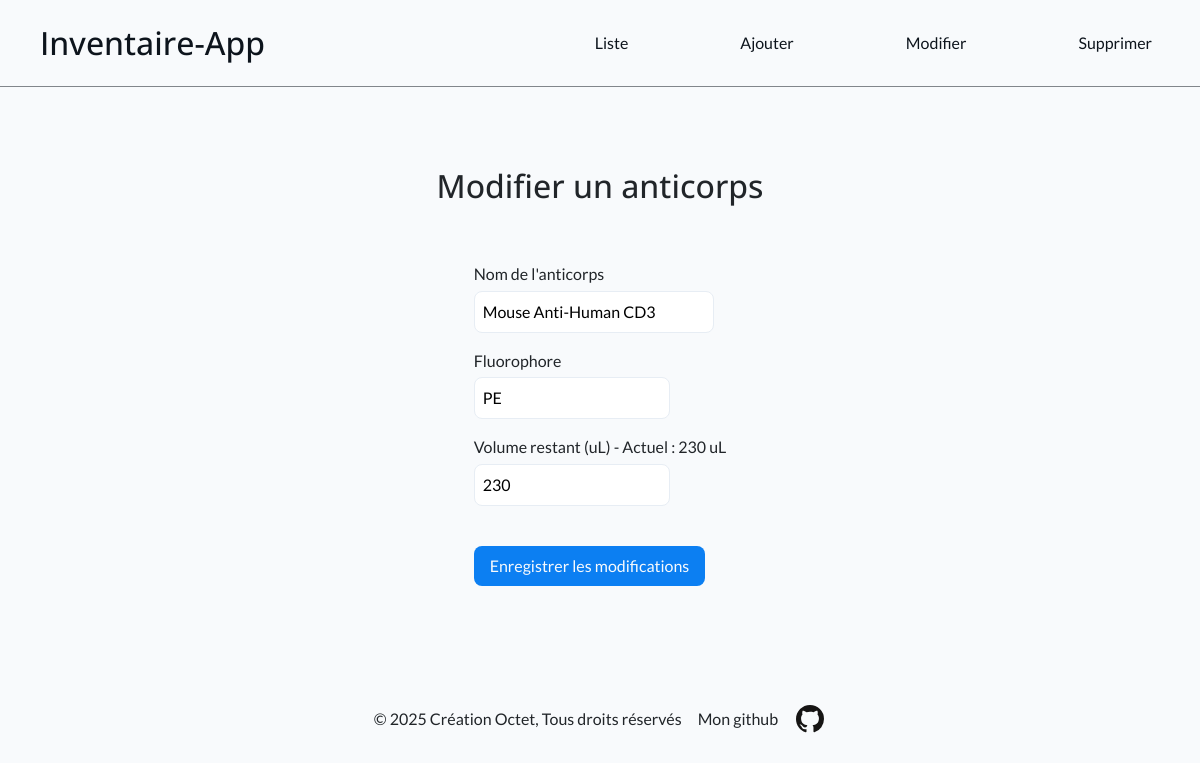
The app's page /api/modifier.php?id=2, older data.
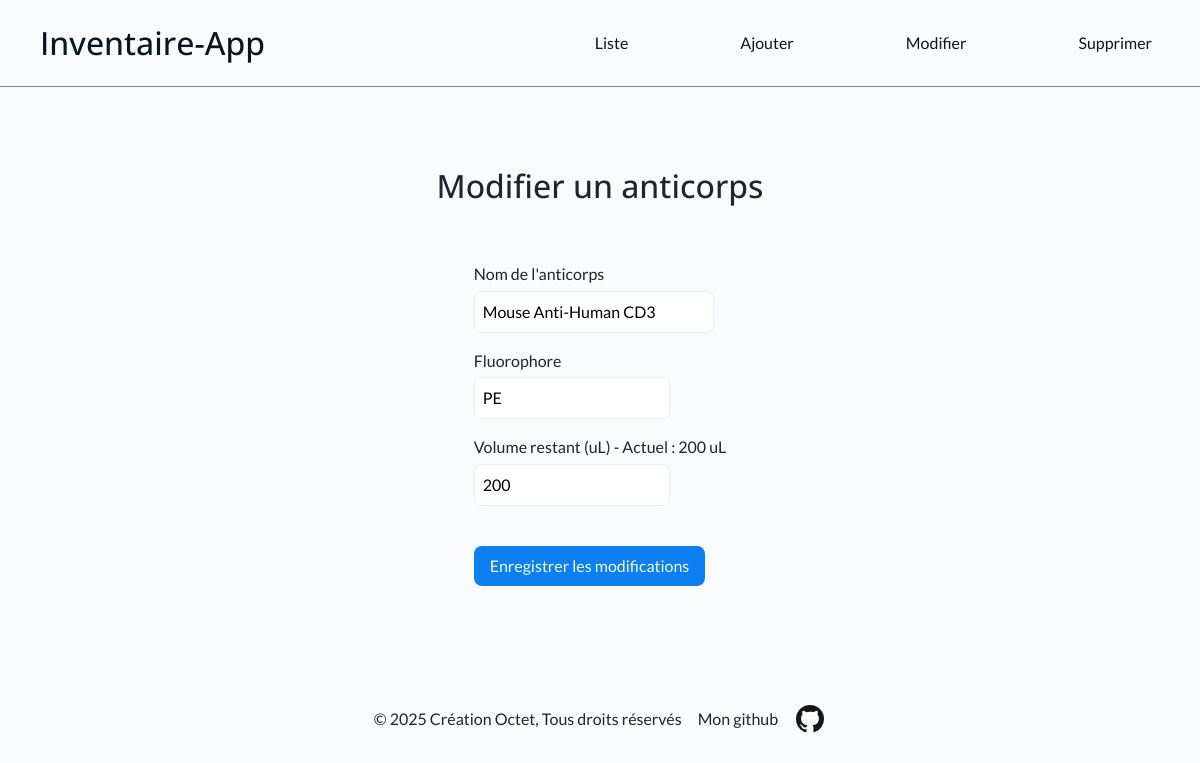
The same page, newer data.
### tables this page shows
CREATE TABLE antibody (
    id INTEGER PRIMARY KEY AUTOINCREMENT,
    NomAnticorps VARCHAR (100),
    Fluorophore VARCHAR (10),
    NuméroCatalogue VARCHAR (25),
    Fournisseur VARCHAR (25),
    VolumeInitial INT,
    VolumeRestant INT
);

### api/modifier.php (the view, shortened to what this page needs)
<?php
global $db;
$item_data = null;
$id_a_modifier = filter_input(INPUT_GET, 'id', FILTER_VALIDATE_INT);
if ($id_a_modifier) {
    $select_query = "SELECT id, NomAnticorps, Fluorophore, VolumeRestant FROM antibody WHERE id = :id";
    $select_stmt = $db->prepare($select_query);
    $select_stmt->execute([
            ':id' => $id_a_modifier
    ]);
    $item_data = $select_stmt->fetch(PDO::FETCH_ASSOC);
} else {
    $item_data = false;
}
    require_once "../partials/_header.php";
?>
<main class="api">
    <div id="modify-title-container">
        <h2>Modifier un anticorps</h2>
    </div>
    <div class="form-container">
        <form action="#" method="post">
            <div>
                <?php
                if ($item_data) {
                    echo "<div class='input-container'>";
                    echo "<label for='ab-name'>Nom de l'anticorps</label>";
                    echo "<br>";
                    echo '<input class="text-input" type="text" name="ab-name" id="ab-name" required value="' . htmlspecialchars($item_data['NomAnticorps']) . '"/>';
                    echo "</div>";
                    echo "<div class='input-container'>";
                    echo "<label for='fluo'>Fluorophore</label>";
                    echo "<br>";
                    echo '<input class="text-input" type="text" name="fluo" id="fluo" required value="' . htmlspecialchars($item_data['Fluorophore']) . '"/>';
                    echo "</div>";
                    echo "<div class='input-container'>";
                    echo '<label for="volume-used">Volume restant (uL) - Actuel : ' . htmlspecialchars($item_data['VolumeRestant']) . ' uL</label>';
                    echo '<br>';
                    echo '<input class="text-input" type="text" name="volume-used" id="volume-used" required value="' . htmlspecialchars($item_data['VolumeRestant']) . '"/>';
                    echo "</div>";
                } else {
                    echo "Impossible d'afficher le formulaire de modification. Veuillez sélectionner un anticorps depuis la liste.";
                }
                ?>
            </div>
            <?php if ($item_data): ?>
                <div class='input-container'>
                    <br>
                    <input type="submit" name="submit" id="modify-btn" value="Enregistrer les modifications"/>
                </div>
            <?php endif; ?>
        </form>
    </div>
</main>
<?php
    require_once "../partials/_footer.php";
?>

Row changes from the older to the newer data that the page shows:
changed antibody "Mouse Anti-Human CD3": VolumeRestant "230" → "200"; volume-used "230" → "200"
